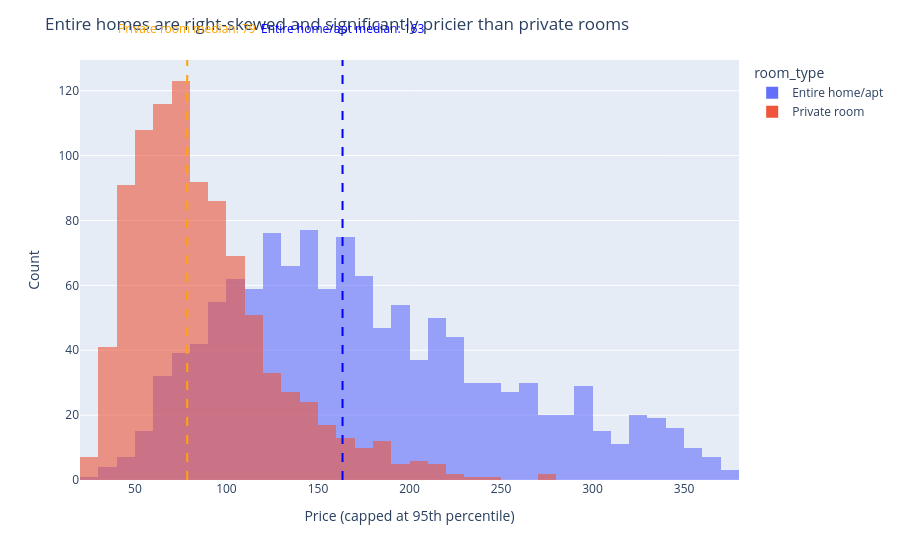

Write notebook code for a chart like this one.
### Markdown cell above
## Task 1 — Histogram: price by room type (overlapping distributions)

**What to build:** A histogram showing price distributions for **Entire home/apt vs Private room** (exclude Shared room — too few observations) overlaid on the same chart.

**Requirements:**
- Both room types on the same chart (use `color='room_type'`)
- `barmode='overlay'` with `opacity=0.6` so both distributions are visible
- A vertical line for the median of EACH room type, differently coloured
- Insight title comparing the two distributions

> 💡 `df_cap[df_cap['room_type'].isin(['Entire home/apt','Private room'])]`

### Code cell
# Task 1
# YOUR CODE HERE

import plotly.express as px


df_plot = df_cap[df_cap['room_type'].isin(['Entire home/apt', 'Private room'])]


median_entire = df_plot[df_plot['room_type'] == 'Entire home/apt']['price'].median()
median_private = df_plot[df_plot['room_type'] == 'Private room']['price'].median()


fig = px.histogram(
    df_plot,
    x='price',
    color='room_type',
    barmode='overlay',
    opacity=0.6,
    nbins=50
)


fig.add_vline(
    x=median_entire,
    line_dash='dash',
    line_color='blue'
)

fig.add_annotation(
    x=median_entire,
    y=1.10,
    yref="paper",
    text=f"Entire home/apt median: {median_entire:.0f}",
    showarrow=False,
    font=dict(color="blue")
)


fig.add_vline(
    x=median_private,
    line_dash='dash',
    line_color='orange'
)

fig.add_annotation(
    x=median_private,
    y=1.10,
    yref="paper",
    text=f"Private room median: {median_private:.0f}",
    showarrow=False,
    font=dict(color="orange")
)


fig.update_layout(
    title="Entire homes are right-skewed and significantly pricier than private rooms",
    xaxis_title="Price (capped at 95th percentile)",
    yaxis_title="Count"
)

fig.show()

### Figure 1 — Plotly figure (JSON) as saved in the notebook; plotly's stock layout.template omitted (floating-point values rounded to 4 significant figures; data arrays with more than 128 entries replaced by an {"elided": "..."} marker saying what was removed)
{"data": [{"bingroup": "x", "hovertemplate": "room_type=Entire home/apt<br>price=%{x}<br>count=%{y}<extra></extra>", "legendgroup": "Entire home/apt", "marker": {"color": "#636efa", "opacity": 0.6, "pattern": {"shape": ""}}, "name": "Entire home/apt", "nbinsx": 50, "orientation": "v", "showlegend": true, "type": "histogram", "x": {"elided": "1251 float values"}, "xaxis": "x", "yaxis": "y"}, {"bingroup": "x", "hovertemplate": "room_type=Private room<br>price=%{x}<br>count=%{y}<extra></extra>", "legendgroup": "Private room", "marker": {"color": "#EF553B", "opacity": 0.6, "pattern": {"shape": ""}}, "name": "Private room", "nbinsx": 50, "orientation": "v", "showlegend": true, "type": "histogram", "x": {"elided": "942 float values"}, "xaxis": "x", "yaxis": "y"}], "layout": {"annotations": [{"font": {"color": "blue"}, "showarrow": false, "text": "Entire home/apt median: 163", "x": 163.4, "y": 1.1, "yref": "paper"}, {"font": {"color": "orange"}, "showarrow": false, "text": "Private room median: 79", "x": 78.57, "y": 1.1, "yref": "paper"}], "barmode": "overlay", "legend": {"title": {"text": "room_type"}, "tracegroupgap": 0}, "margin": {"t": 60}, "shapes": [{"line": {"color": "blue", "dash": "dash"}, "type": "line", "x0": 163.4, "x1": 163.4, "xref": "x", "y0": 0, "y1": 1, "yref": "y domain"}, {"line": {"color": "orange", "dash": "dash"}, "type": "line", "x0": 78.57, "x1": 78.57, "xref": "x", "y0": 0, "y1": 1, "yref": "y domain"}], "title": {"text": "Entire homes are right-skewed and significantly pricier than private rooms"}, "xaxis": {"anchor": "y", "domain": [0, 1], "title": {"text": "Price (capped at 95th percentile)"}}, "yaxis": {"anchor": "x", "domain": [0, 1], "title": {"text": "Count"}}}}
